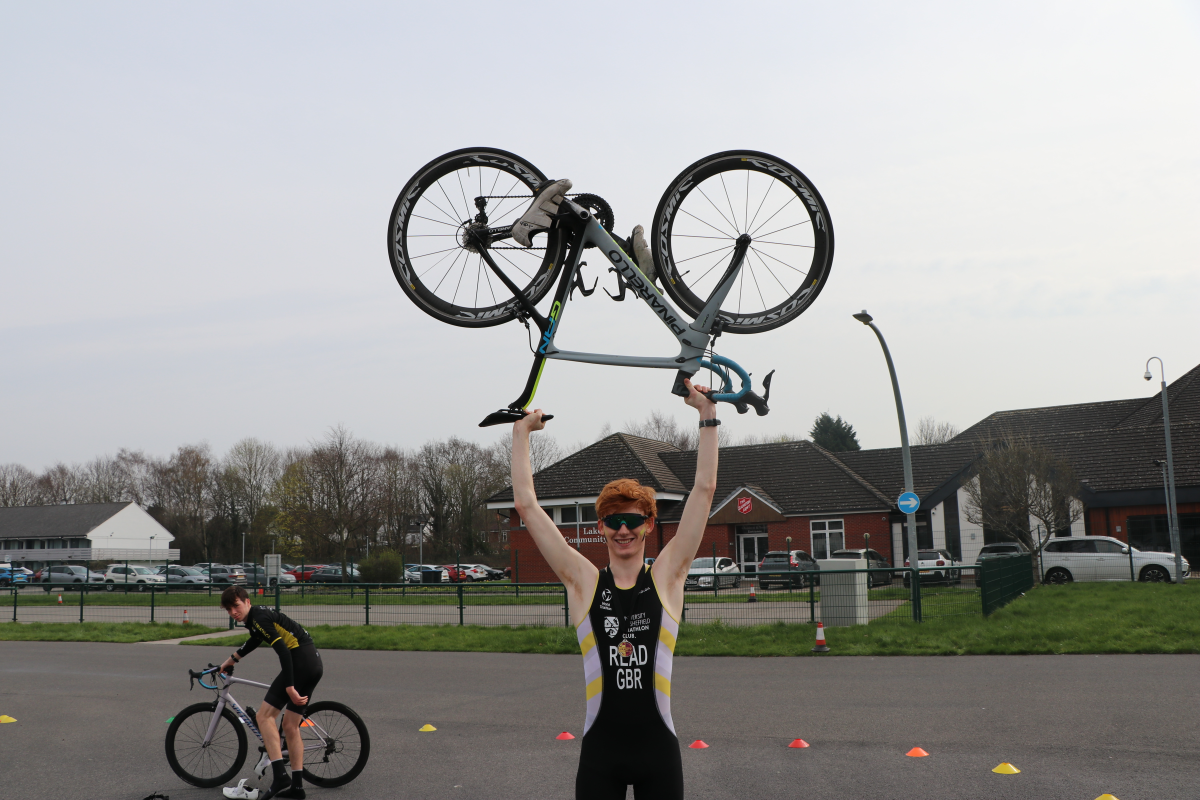
#> input picture _data/content/assets/images/committee/raw/img_9541.jpg, 6000 x 4000 px (shown at 1/5 size)
$ python -i optimise_committee_images.py   (imports and definitions only)
#> lines starting #> are read from the running program, lines starting #| are printed output that depends on the picture
#> further down, picture is the input picture: PIL image 6000x4000 RGB; mean R, G, B 151.7, 151.5, 149.8
from pathlib import Path
import re
import yaml
from PIL import Image, ImageOps

ROOT = Path(".")
committee_file = ROOT / "_data/content/committee.yml"
output_dir = ROOT / "assets/images/committee/profiles"
# [1 line not run here, left out]

def slugify(value):
    value = value.lower()
    value = re.sub(r"[^a-z0-9]+", "-", value)
    value = value.strip("-")
    return value or "committee-member"

def normalise_ref(path):
    if not path:
        return None
    return str(path).lstrip("/")

def crop_square(img, crop_x=50, crop_y=50, crop_zoom=100):
#> called with crop_x = 50, crop_y = 50, crop_zoom = 100
    img = ImageOps.exif_transpose(img).convert("RGB")
    w, h = img.size
#> w = 6000; h = 4000

    zoom = max(float(crop_zoom or 100) / 100.0, 1.0)
    side = min(w, h) / zoom
#> side = 4000

    cx = w * (float(crop_x or 50) / 100.0)
#> cx = 3000
    cy = h * (float(crop_y or 50) / 100.0)
#> cy = 2000

    left = cx - side / 2
#> left = 1000
    top = cy - side / 2
#> top = 0
    right = left + side
#> right = 5000
    bottom = top + side
#> bottom = 4000

    if left < 0:
        right -= left
        left = 0
    if top < 0:
        bottom -= top
        top = 0
    if right > w:
        left -= right - w
        right = w
    if bottom > h:
        top -= bottom - h
        bottom = h

    left = max(0, left)
    top = max(0, top)
    right = min(w, right)
    bottom = min(h, bottom)

    cropped = img.crop((int(left), int(top), int(right), int(bottom)))
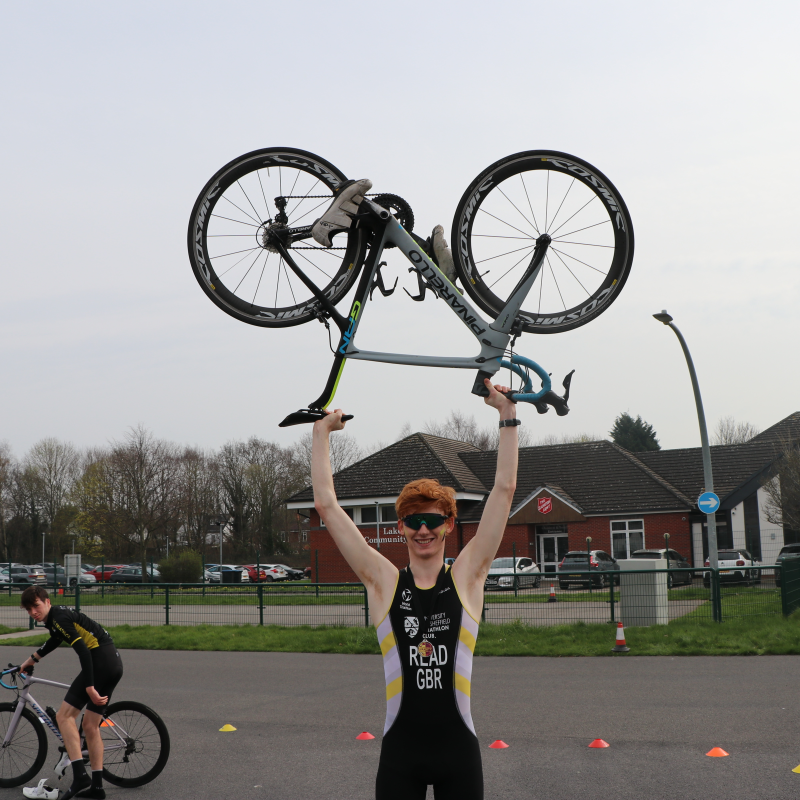
#> cropped: PIL image 4000x4000 RGB (shown at 1/5 size); mean R, G, B 148.5, 147.7, 146.1
    cropped = cropped.resize((900, 900), Image.Resampling.LANCZOS)
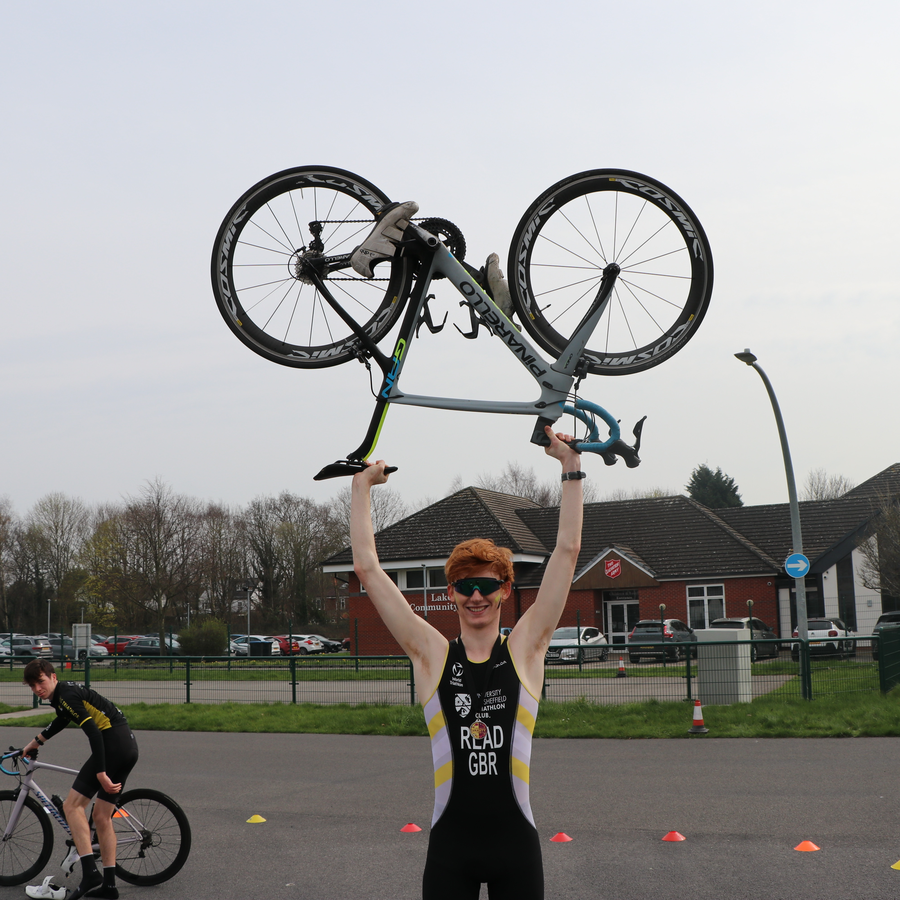
#> cropped: PIL image 900x900 RGB; mean R, G, B 148.5, 147.7, 146.1
    return cropped

# [2 lines not run here, left out]

# [1 line that did not run here, left out]
changed = False

# [47 lines not run here, left out]

>>> from PIL import Image
>>> picture = Image.open('../_data/content/assets/images/committee/raw/img_9541.jpg')
>>> result = crop_square(picture)
